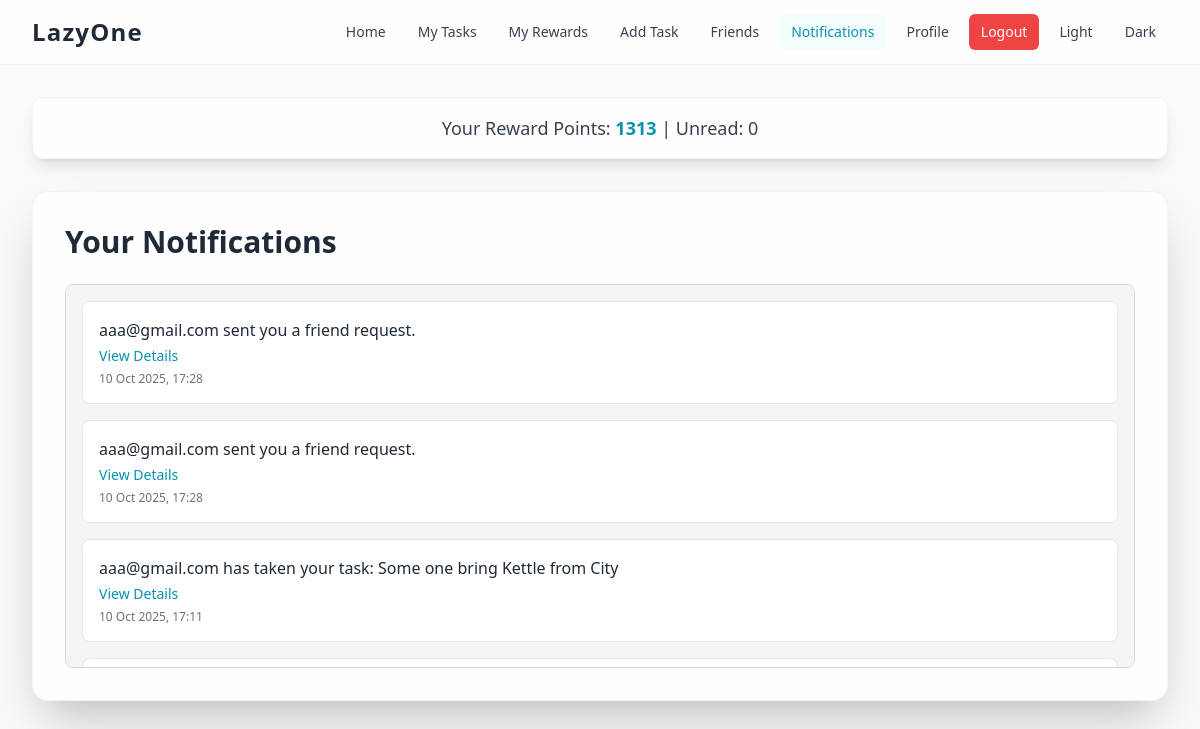
Page /notifications/ (signed in) on the committed database.
### basic/models.py (models this page shows, shortened)
class UserProfile(models.Model):
    user = models.OneToOneField(User, on_delete=models.CASCADE)
    bio = models.CharField(max_length=300,blank=True)
    first_name = models.CharField(max_length=50, blank=True)
    last_name = models.CharField(max_length=50, blank=True)
    college = models.CharField(max_length=100, blank=True)
    room_no = models.CharField(max_length=20, blank=True)
    major = models.CharField(max_length=100, blank=True)
    hostel = models.CharField(max_length=100, blank=True)
    roll_no = models.CharField(max_length=100, blank=True)
    batch = models.IntegerField(default=2029)
    friends = models.ManyToManyField('self', blank=True)
    rewards = models.IntegerField(default=1500)
    phone_number = models.CharField(max_length=20, blank=True)
    is_phone_verified = models.BooleanField(default=False)
    instagram_username = models.CharField(max_length=100, blank=True)
    is_instagram_verified = models.BooleanField(default=False)
    email_otp = models.CharField(max_length=6, blank=True, null=True)
    email_otp_created_at = models.DateTimeField(blank=True, null=True)

class Notification(models.Model):
    recipient = models.ForeignKey(User, on_delete=models.CASCADE, related_name='notifications')
    message = models.CharField(max_length=255)
    link = models.URLField(blank=True, null=True)
    is_read = models.BooleanField(default=False)
    created_at = models.DateTimeField(auto_now_add=True)
    class Meta:
        ordering = ['-created_at']

### basic/views/notifications.py (the view)
# urls.py: path('notifications/', notifications_view, name='notifications'),
@login_required(login_url='/login/')
def notifications_view(request):
    notifications = Notification.objects.filter(recipient=request.user).order_by('-created_at')
    Notification.objects.filter(recipient=request.user, is_read=False).update(is_read=True)
    return render(request, 'notifications.html', {'notifications': notifications})

### basic/context_processors.py (called while the page is built)
def unread_notifications_count(request):
    if request.user.is_authenticated:
        count = request.user.notifications.filter(is_read=False).count()
        return {'unread_notifications_count': count}
    return {'unread_notifications_count': 0}

### basic/templates/notifications.html (shortened to what this page needs)
{% extends 'base.html' %}
{% block content %}
    <h2 class="text-3xl font-bold text-gray-800 mb-6">Your Notifications</h2>
    <div class="h-96 overflow-y-auto p-4 border border-gray-300 rounded-lg bg-gray-100 space-y-4">
        {% for notification in notifications %}
            <div class="p-4 rounded-lg border {% if not notification.is_read %}bg-blue-50 border-blue-200{% else %}bg-white border-gray-200{% endif %}">
                <p class="text-gray-800">{{ notification.message }}</p>
                {% if notification.link %}
                    <a href="{{ notification.link }}" class="text-cyan-600 hover:underline text-sm mt-1 inline-block">View Details</a>
                {% endif %}
                <p class="text-xs text-gray-500 mt-1">{{ notification.created_at|date:"d M Y, H:i" }}</p>
            </div>
        {% empty %}
            <div class="p-8 text-center bg-white border border-gray-200 rounded-lg">
                <p class="text-gray-600">You have no new notifications.</p>
            </div>
        {% endfor %}
    </div>
{% endblock %}

### basic/templates/base.html (shortened to what this page needs)
<!DOCTYPE html>
<html lang="en">
<head>
    <script src="https://cdn.tailwindcss.com"></script>
</head>
<body class="font-sans antialiased text-gray-800 bg-gray-50 dark:text-gray-200 dark:bg-gray-900 transition-colors duration-300">
    <div id="vanta-bg"></div>
    <nav id="main-navbar" class="bg-white/80 backdrop-blur-lg border-b border-gray-200/50 sticky top-0 z-50 dark:bg-gray-800/80 dark:border-gray-700/50">
        <div class="max-w-7xl mx-auto px-4 sm:px-6 lg:px-8">
            <div class="flex justify-between items-center h-16">
                <div class="flex-shrink-0">
                    <a href="{% url 'home' %}" class="text-2xl font-bold text-gray-800 tracking-wider dark:text-white">LazyOne</a>
                </div>
                <div class="hidden md:flex md:items-center md:space-x-2">
                    <a href="{% url 'home' %}" class="px-3 py-2 rounded-md text-sm font-medium transition-colors duration-200 {% if request.resolver_match.url_name == 'home' %}text-cyan-600 bg-cyan-50/50 dark:bg-gray-700/50{% else %}text-gray-700 hover:bg-gray-100 hover:text-gray-900 dark:text-gray-300 dark:hover:bg-gray-700/50 dark:hover:text-white{% endif %}">Home</a>
                    {% if user.is_authenticated %}
                        <a href="{% url 'my_tasks' %}" class="px-3 py-2 rounded-md text-sm font-medium transition-colors duration-200 {% if request.resolver_match.url_name == 'my_tasks' %}text-cyan-600 bg-cyan-50/50 dark:bg-gray-700/50{% else %}text-gray-700 hover:bg-gray-100 hover:text-gray-900 dark:text-gray-300 dark:hover:bg-gray-700/50 dark:hover:text-white{% endif %}">My Tasks</a>
                        <a href="{% url 'rewards' %}" class="px-3 py-2 rounded-md text-sm font-medium transition-colors duration-200 {% if request.resolver_match.url_name == 'rewards' %}text-cyan-600 bg-cyan-50/50 dark:bg-gray-700/50{% else %}text-gray-700 hover:bg-gray-100 hover:text-gray-900 dark:text-gray-300 dark:hover:bg-gray-700/50 dark:hover:text-white{% endif %}">My Rewards</a>
                        <a href="{% url 'add_task' %}" class="px-3 py-2 rounded-md text-sm font-medium transition-colors duration-200 {% if request.resolver_match.url_name == 'add_task' %}text-cyan-600 bg-cyan-50/50 dark:bg-gray-700/50{% else %}text-gray-700 hover:bg-gray-100 hover:text-gray-900 dark:text-gray-300 dark:hover:bg-gray-700/50 dark:hover:text-white{% endif %}">Add Task</a>
                        <a href="{% url 'friends' %}" class="px-3 py-2 rounded-md text-sm font-medium transition-colors duration-200 {% if request.resolver_match.url_name == 'friends' %}text-cyan-600 bg-cyan-50/50 dark:bg-gray-700/50{% else %}text-gray-700 hover:bg-gray-100 hover:text-gray-900 dark:text-gray-300 dark:hover:bg-gray-700/50 dark:hover:text-white{% endif %}">Friends</a>
                        <a href="{% url 'notifications' %}" class="flex items-center px-3 py-2 rounded-md text-sm font-medium transition-colors duration-200 {% if request.resolver_match.url_name == 'notifications' %}text-cyan-600 bg-cyan-50/50 dark:bg-gray-700/50{% else %}text-gray-700 hover:bg-gray-100 hover:text-gray-900 dark:text-gray-300 dark:hover:bg-gray-700/50 dark:hover:text-white{% endif %}">
                            <span>Notifications</span>
                        </a>
                        <a href="{% url 'profile' %}" class="px-3 py-2 rounded-md text-sm font-medium transition-colors duration-200 {% if request.resolver_match.url_name == 'profile' %}text-cyan-600 bg-cyan-50/50 dark:bg-gray-700/50{% else %}text-gray-700 hover:bg-gray-100 hover:text-gray-900 dark:text-gray-300 dark:hover:bg-gray-700/50 dark:hover:text-white{% endif %}">Profile</a>
                        <a href="{% url 'logout' %}" class="bg-red-500 hover:bg-red-600 text-white px-3 py-2 rounded-md text-sm font-medium transition-colors duration-200 ml-4">Logout</a>
                    {% else %}
                        <a href="{% url 'login_page' %}" class="bg-cyan-500 hover:bg-cyan-600 text-white px-4 py-2 rounded-md text-sm font-medium transition-colors duration-200 ml-4">Login</a>
                    {% endif %}
                    <button id="light-theme-btn" class="px-3 py-2 rounded-md text-sm font-medium transition-colors duration-200 text-gray-700 hover:bg-gray-100 hover:text-gray-900 dark:text-gray-300 dark:hover:bg-gray-700/50 dark:hover:text-white">Light</button>
                    <button id="dark-theme-btn" class="px-3 py-2 rounded-md text-sm font-medium transition-colors duration-200 text-gray-700 hover:bg-gray-100 hover:text-gray-900 dark:text-gray-300 dark:hover:bg-gray-700/50 dark:hover:text-white">Dark</button>
                </div>
            </div>
        </div>
    </nav>
    <main class="relative z-10 max-w-7xl mx-auto px-4 sm:px-6 lg:px-8 py-8">
        {% if user.is_authenticated and user.userprofile %}
            <div class="bg-white/80 backdrop-blur-lg p-4 rounded-xl mb-8 text-center shadow-lg border border-gray-200/50 dark:bg-gray-800/80 dark:border-gray-700/50">
                <p class="text-lg text-gray-700 dark:text-gray-300">Your Reward Points: <strong class="text-cyan-600 font-semibold">{{ request.user.userprofile.rewards }}</strong> | Unread: {{ unread_notifications_count }}</p>
            </div>
        {% endif %}
        <div class="bg-white/80 backdrop-blur-lg p-6 sm:p-8 rounded-2xl shadow-2xl border border-gray-200/50 dark:bg-gray-800/80 dark:border-gray-700/50">
            {% block content %}
            {% endblock content %}
        </div>
    </main>
</body>
</html>

### basic/templates/base.html (style rules this page uses)
#vanta-bg { position: fixed; top: 0; left: 0; width: 100%; height: 100%; z-index: -1; }
#main-navbar { transition: transform 0.3s ease-in-out; }

### rows in the picture
Notification: message "aaa@gmail.com sent you a friend request.", created_at "10 Oct 2025, 17:28"
Notification: message "aaa@gmail.com sent you a friend request.", created_at "10 Oct 2025, 17:28"
Notification: message "aaa@gmail.com has taken your task: Some one bring Kettle from City", created_at "10 Oct 2025, 17:11"

### other values in the picture
{{ request.user.userprofile.rewards }} "1313"
{{ unread_notifications_count }} "0"
